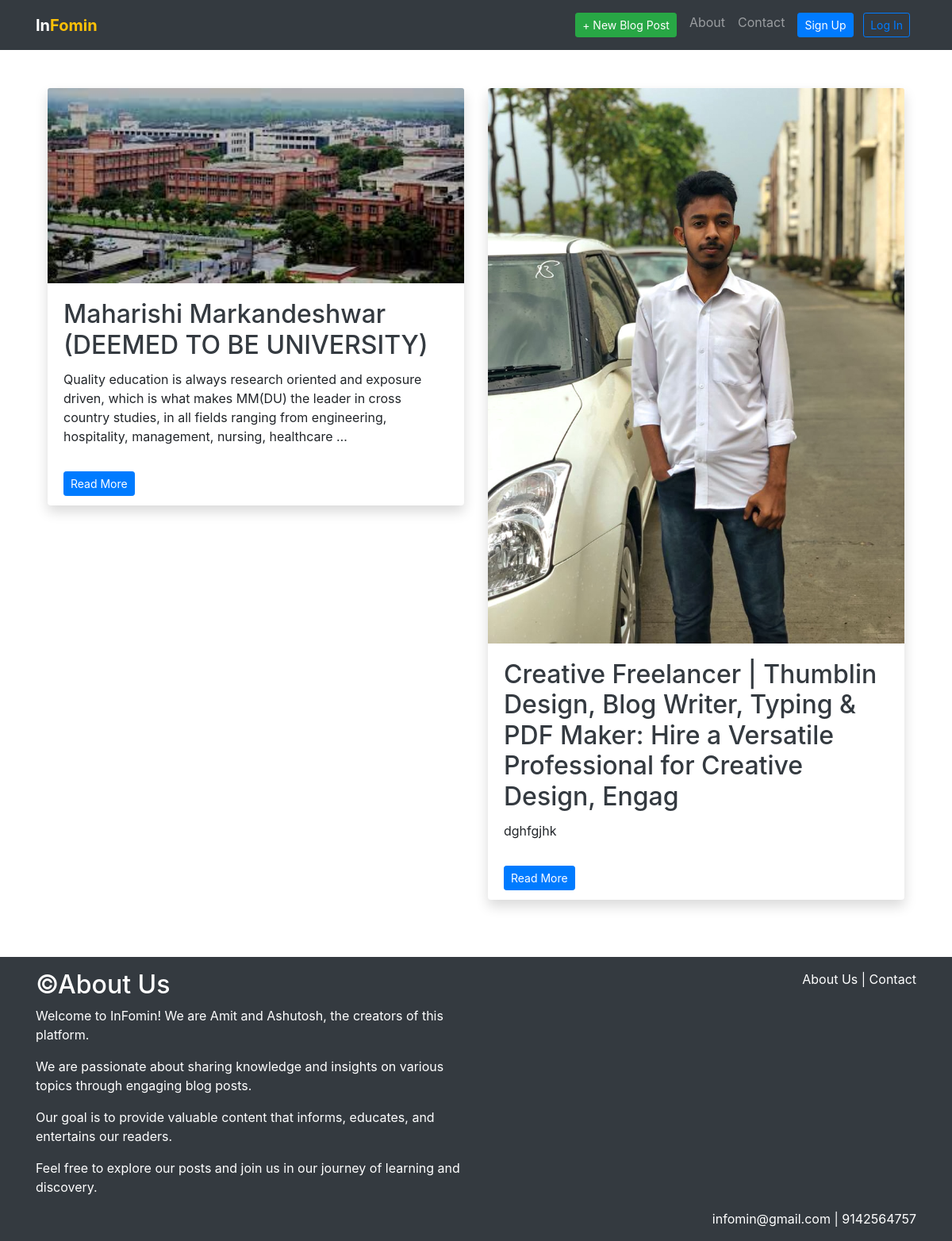
/home/, run on the app's committed database.
### blog/models.py (models this page shows, shortened)
class Post(models.Model):
  title=models.CharField(max_length=200)
  author=models.ForeignKey('auth.User',on_delete=models.CASCADE)
  image = models.ImageField(upload_to='post_images/', blank=True, null=True)
  body=models.TextField()

### blog/views.py (the view)
# urls.py: path('',views.index,name='index'),
def index(request):
  object_list=Post.objects.all()
  context={'object_list':object_list}
  return render(request,'blog/home.html',context)

### templates/blog/home.html
{% extends 'base.html' %}
{% block content %}
<div class="container mt-5 ">
    <div class="row">
        {% for blog in object_list %}
        <div class="col-md-6 mb-4">
            <div class="card border-0 shadow">
                {% if blog.image %}
                <img src="{{ blog.image.url }}" class="card-img-top" alt="{{ blog.title }}">
                {% endif %}
                <div class="card-body">
                    <h2 class="card-title">
                        <a href="{% url 'blog:detail' blog.id %}" class="text-decoration-none text-dark">{{ blog.title }}</a>
                    </h2>
                    <p class="card-text">{{ blog.body|truncatewords:30 }}</p>
                </div>
                <div class="card-footer bg-transparent border-top-0">
                    <a href="{% url 'blog:detail' blog.id %}" class="btn btn-primary btn-sm">Read More</a>
                </div>
            </div>
        </div>
        {% endfor %}
    </div>
</div>
{% endblock %}

### templates/base.html (shortened to what this page needs)
{% load static %}
<!DOCTYPE html>
<html lang="en">
  <head>
    <link
      rel="stylesheet"
      href="https://maxcdn.bootstrapcdn.com/bootstrap/4.5.2/css/bootstrap.min.css"
    />
    <link href="{% static 'css/base.css' %}" rel="stylesheet" />
  </head>
  <body class=" bg-info-subtle" >
    <nav class="navbar navbar-expand-lg navbar-dark bg-dark">
      <div class="container">
          <a class="navbar-brand" href="{% url 'blog:index' %}">
              <span class="brand-name font-weight-bold">In<span class="brand-accent text-warning bg-dark font-weight-bold">Fomin</span></span>
          </a>
          <div class="collapse navbar-collapse" id="navbarNav">
              <ul class="navbar-nav ml-auto">
                  <li class="nav-item">
                      <a class="nav-link" href="{% url 'blog:add' %}">
                          <button class="btn btn-sm btn-success">+ New Blog Post</button>
                      </a>
                  </li>
                  <li class="nav-item">
                      <a class="nav-link" href="{% url 'blog:about' %}">About</a>
                  </li>
                  <li class="nav-item">
                      <a class="nav-link" href="{% url 'blog:contact' %}">Contact</a>
                  </li>
                  <li class="nav-item">
                      {% if user.is_authenticated %}
                      <span class="nav-link">
                          Hi {{ user.username }}!
                          <a href="{% url 'logout' %}" class="btn btn-sm btn-danger ml-2">Log out</a>
                      </span>
                      {% else %}
                      <span class="nav-link">
                          <a href="{% url 'signup' %}" class="btn btn-sm btn-primary">Sign Up</a>
                          <a href="{% url 'login' %}" class="btn btn-sm btn-outline-primary ml-2">Log In</a>
                      </span>
                      {% endif %}
                  </li>
              </ul>
          </div>
      </div>
  </nav>
    <div class="container mt-4 ">{% block content %}     {% endblock content %}</div>
    <footer class="footer mt-5 py-3 bg-dark text-white">
      <div class="container">
          <div class="row">
              <div class="col-md-6">
                  <h2 class=" text-white">&copy;About Us</h2>
    <p>Welcome to InFomin! We are Amit and Ashutosh, the creators of this platform.</p>
    <p>We are passionate about sharing knowledge and insights on various topics through engaging blog posts.</p>
    <p>Our goal is to provide valuable content that informs, educates, and entertains our readers.</p>
    <p>Feel free to explore our posts and join us in our journey of learning and discovery.</p>
              </div>
              <div class="col-md-6 text-md-right">
                  <a href="{% url 'blog:about' %}" class="text-white">About Us</a> |
                  <a href="#" class="text-white">Contact</a>
              </div>
              <div class="col text-right">
                <a href="" class="text-white">infomin@gmail.com</a> |
                <a href="#" class="text-white">9142564757</a>
            </div>
          </div>
      </div>
  </footer>
  </body>
</html>

### data on the page
Post: image (picture), title "Maharishi Markandeshwar (DEEMED TO BE UNIVERSITY)", body "Quality education is always research oriented and exposure driven, which is what makes MM(DU) the leader in cross country studies, in all fields ranging from engineering, hospitality, management, nursing, healthcare …"
Post: image (picture), title "Creative Freelancer | Thumblin Design, Blog Writer, Typing & PDF Maker: Hire a Versatile Professional for Creative Design, Engag", body "dghfgjhk"
